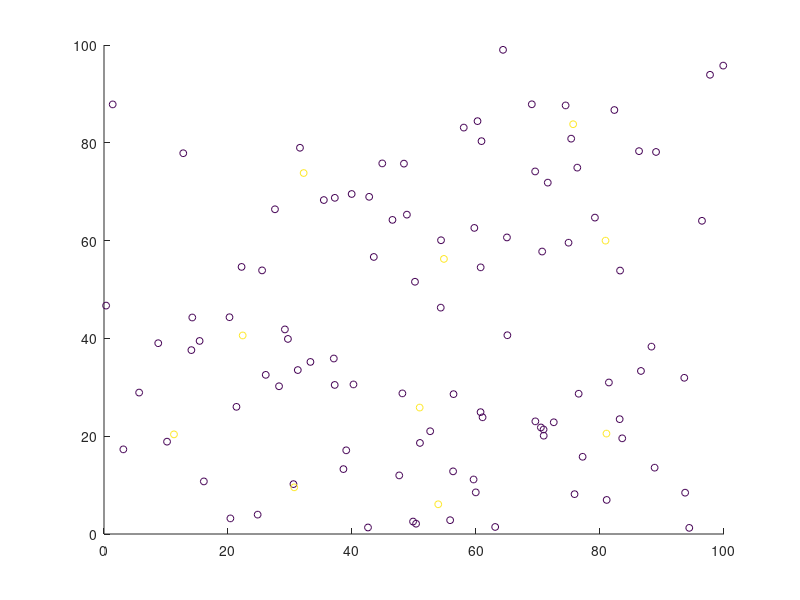

Write the MATLAB code that produced this figure.
clear;
inp= rand(100,2)*100;

[outp,C] = kmeans(inp,10);

figure;

scatter(cat(1,inp(:,1),C(:,1)),cat(1,inp(:,2),C(:,2)),25,cat(1,zeros(100,1),ones(10,1)*45));





 %plot(inp);
% [outp,C] = kmeans(inp,10);
% plot(inp(:,1),inp(:,2),'k*','MarkerSize',5);
% figure;
% plot(C(:,1),C(:,
%2),'k*','MarkerSize',5);
